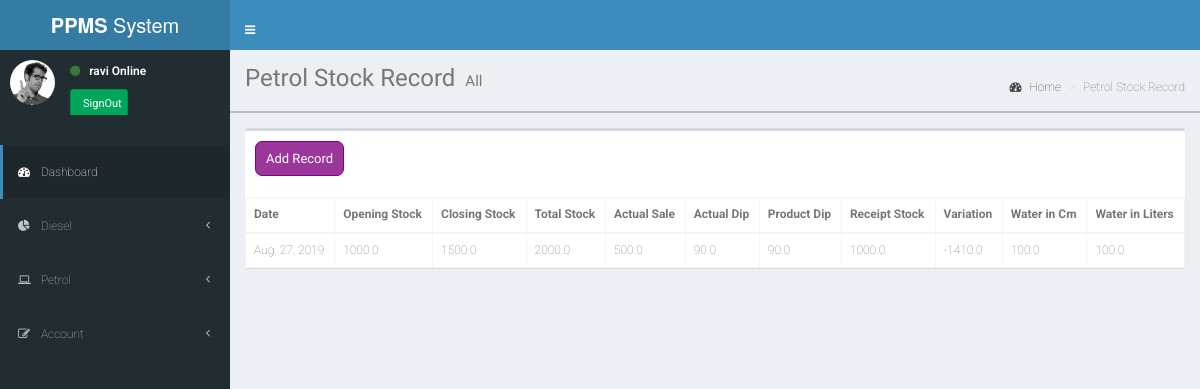
The app's page /petrol-stock/ (signed in), older data.
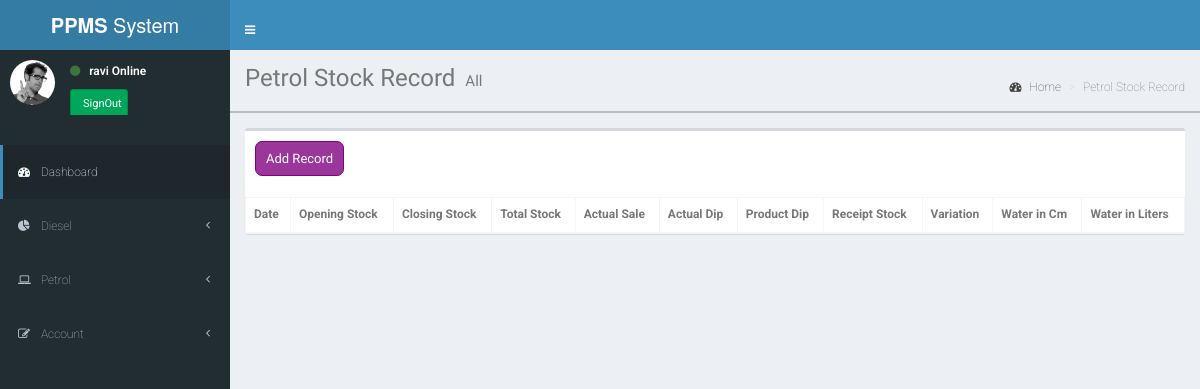
The same page, newer data.
### PPMS_backend/models.py (models this page shows, shortened)
class PetrolStock(models.Model):
    date = models.DateField(auto_now_add=True)
    openingStock = models.FloatField(default=0)
    receiptStock = models.FloatField(default=0)
    totalStock = models.FloatField(blank=False, null=False)
    actualSale = models.FloatField(default=0)
    closingStock = models.FloatField(null=False, blank=False)
    productDip = models.FloatField(default=0)
    actualDip = models.FloatField(default=0)
    variations = models.FloatField(default=0)
    waterCm = models.FloatField(default=0)
    waterLtrs = models.FloatField(default=0)

### PPMS_backend/views.py (the view)
# urls.py: path('petrol-stock/', views.petrolStock, name="petrol-stock"),
@login_required
def petrolStock(request):
    stock = PetrolStock.objects.all()
    return render(request, 'petrol-stock.html', {'stock': stock})

### PPMS_backend/templates/petrol-stock.html
{% extends 'base.html' %}
{% load static %}{% block extracss %}
    <link href="{% static 'css/style.css' %}" rel="stylesheet">
{% endblock %}
{% block content %}
    <div class="head-holder">
    <section class="content-header">
        <h1>
            Petrol Stock Record
            <small>All</small>
        </h1>
        <ol class="breadcrumb">
            <li><a href="{% url 'home' %}"><i class="fa fa-dashboard"></i> Home</a></li>
            <li class="active">Petrol Stock Record</li>
        </ol>
    </section>
    </div>
    <section class="content">
        <div class="row">
            <div class="col-xs-12">
                <div class="box">
                    <div class="box-header">
                        <h3 class="box-title"><a href="{% url 'petrol-stock-form' %}" class="add-record">Add Record</a></h3>
                    </div>
                    <table class="table table-bordered">
                        <thead>
                        <tr>
                            <th>Date</th>
                            <th>Opening Stock</th>
                            <th>Closing Stock</th>
                            <th>Total Stock</th>
                            <th>Actual Sale</th>
                            <th>Actual Dip</th>
                            <th>Product Dip</th>
                            <th>Receipt Stock</th>
                            <th>Variation</th>
                            <th>Water in Cm</th>
                            <th>Water in Liters</th>
                        </tr>
                        </thead>
                        <tbody>
                        {% for foo in stock %}
                            <tr>
                                <td>{{ foo.date }}</td>
                                <td>{{ foo.openingStock }}</td>
                                <td>{{ foo.closingStock }}</td>
                                <td>{{ foo.totalStock }}</td>
                                <td>{{ foo.actualSale }}</td>
                                <td>{{ foo.actualDip }}</td>
                                <td>{{ foo.productDip }}</td>
                                <td>{{ foo.receiptStock }}</td>
                                <td>{{ foo.variations }}</td>
                                <td>{{ foo.waterCm }}</td>
                                <td>{{ foo.waterLtrs }}</td>
                            </tr>
                        {% endfor %}
                        </tbody>
                    </table>
                </div>
            </div>
        </div>
    </section>
{% endblock %}

Row changes from the older to the newer data that the page shows:
removed PetrolStock: date "Aug. 27, 2019", openingStock "1000.0", closingStock "1500.0", totalStock "2000.0", actualSale "500.0", actualDip "90.0", productDip "90.0", receiptStock "1000.0", variations "-1410.0", waterCm "100.0", waterLtrs "100.0"
